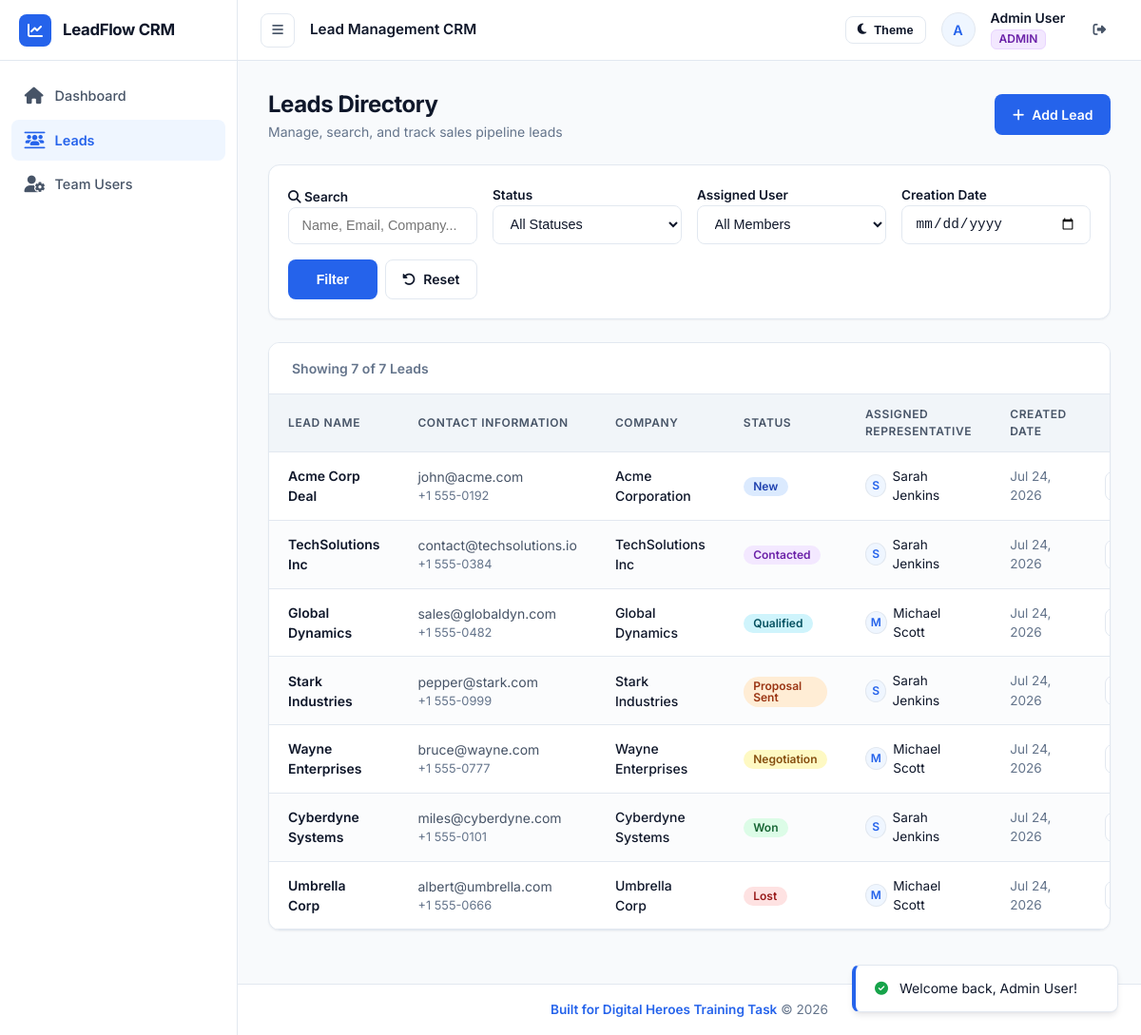
Page /public/leads (signed in) on the committed database.
### tables this page shows
CREATE TABLE `users` (
  `id` INT UNSIGNED AUTO_INCREMENT PRIMARY KEY,
  `name` VARCHAR(191) NOT NULL,
  `email` VARCHAR(191) NOT NULL UNIQUE,
  `password` VARCHAR(255) NOT NULL,
  `role` ENUM('ADMIN', 'MEMBER') NOT NULL DEFAULT 'MEMBER',
  `created_at` TIMESTAMP DEFAULT CURRENT_TIMESTAMP,
  `updated_at` TIMESTAMP DEFAULT CURRENT_TIMESTAMP ON UPDATE CURRENT_TIMESTAMP,
  INDEX `idx_users_email` (`email`),
  INDEX `idx_users_role` (`role`)
);

CREATE TABLE `leads` (
  `id` INT UNSIGNED AUTO_INCREMENT PRIMARY KEY,
  `name` VARCHAR(191) NOT NULL,
  `email` VARCHAR(191) NOT NULL,
  `phone` VARCHAR(50) DEFAULT NULL,
  `company` VARCHAR(191) DEFAULT NULL,
  `source` VARCHAR(100) DEFAULT NULL,
  `status` ENUM('New', 'Contacted', 'Qualified', 'Proposal Sent', 'Negotiation', 'Won', 'Lost') NOT NULL DEFAULT 'New',
  `assigned_to` INT UNSIGNED DEFAULT NULL,
  `created_by` INT UNSIGNED NOT NULL,
  `created_at` TIMESTAMP DEFAULT CURRENT_TIMESTAMP,
  `updated_at` TIMESTAMP DEFAULT CURRENT_TIMESTAMP ON UPDATE CURRENT_TIMESTAMP,
  INDEX `idx_leads_status` (`status`),
  INDEX `idx_leads_assigned_to` (`assigned_to`),
  INDEX `idx_leads_created_by` (`created_by`),
  INDEX `idx_leads_email` (`email`),
  INDEX `idx_leads_created_at` (`created_at`),
  CONSTRAINT `fk_leads_assigned_to` FOREIGN KEY (`assigned_to`) REFERENCES `users` (`id`) ON DELETE SET NULL ON UPDATE CASCADE,
  CONSTRAINT `fk_leads_created_by` FOREIGN KEY (`created_by`) REFERENCES `users` (`id`) ON DELETE CASCADE ON UPDATE CASCADE
);

### views/leads/index.php (the view, shortened to what the rows shown need)
<?php
$isAdmin = \App\Core\Auth::isAdmin();
?>
<div style="display: flex; justify-content: space-between; align-items: center; margin-bottom: 1.5rem; flex-wrap: wrap; gap: 1rem;">
    <div>
        <h1 style="font-size: 1.5rem; font-weight: 700; color: var(--text-primary); letter-spacing: -0.02em;">Leads Directory</h1>
        <p style="color: var(--text-muted); font-size: 0.875rem;">Manage, search, and track sales pipeline leads</p>
    </div>
    <?php if ($isAdmin): ?>
        <a href="<?= base_url('/leads/create') ?>" class="btn btn-primary">
            <i class="fa-solid fa-plus"></i>
            <span>Add Lead</span>
        </a>
    <?php endif; ?>
</div>
<div class="table-card" style="padding: 1.25rem; margin-bottom: 1.5rem;">
    <form action="<?= base_url('/leads') ?>" method="GET" style="display: grid; grid-template-columns: repeat(auto-fit, minmax(180px, 1fr)); gap: 1rem; align-items: end;">
        <div>
            <label class="form-label" for="search"><i class="fa-solid fa-magnifying-glass"></i> Search</label>
            <input type="text" id="search" name="search" class="form-control" placeholder="Name, Email, Company..." value="<?= e($filters['search'] ?? '') ?>">
        </div>
        <div>
            <label class="form-label" for="status">Status</label>
            <select id="status" name="status" class="form-control">
                <option value="">All Statuses</option>
            </select>
        </div>
        <?php if ($isAdmin): ?>
        <div>
            <label class="form-label" for="assigned_to">Assigned User</label>
            <select id="assigned_to" name="assigned_to" class="form-control">
                <option value="">All Members</option>
            </select>
        </div>
        <?php endif; ?>
        <div>
            <label class="form-label" for="date">Creation Date</label>
            <input type="date" id="date" name="date" class="form-control" value="<?= e($filters['date'] ?? '') ?>">
        </div>
        <div style="display: flex; gap: 0.5rem;">
            <button type="submit" class="btn btn-primary" style="flex: 1;">Filter</button>
            <a href="<?= base_url('/leads') ?>" class="btn btn-secondary"><i class="fa-solid fa-rotate-left"></i> Reset</a>
        </div>
    </form>
</div>
<div class="table-card">
    <div class="table-header-bar">
        <span style="font-weight: 600; font-size: 0.875rem; color: var(--text-muted);">
            Showing <?= count($leadsData['data']) ?> of <?= $leadsData['total'] ?> Leads
        </span>
    </div>
    <div style="overflow-x: auto;">
        <table class="crm-table">
            <thead>
                <tr>
                    <th>Lead Name</th>
                    <th>Contact Information</th>
                    <th>Company</th>
                    <th>Status</th>
                    <th>Assigned Representative</th>
                    <th>Created Date</th>
                    <th style="text-align: right;">Actions</th>
                </tr>
            </thead>
            <tbody>
                <?php if (empty($leadsData['data'])): ?>
                    <tr>
                        <td colspan="7">
                            <div class="empty-state">
                                <div class="empty-state-icon"><i class="fa-solid fa-folder-open"></i></div>
                                <h3 style="font-size: 1rem; font-weight: 600; margin-bottom: 0.25rem;">No leads found</h3>
                                <p style="font-size: 0.85rem; color: var(--text-muted); margin-bottom: 1rem;">Try adjusting your filter search criteria.</p>
                                <?php if ($isAdmin): ?>
                                    <a href="<?= base_url('/leads/create') ?>" class="btn btn-primary"><i class="fa-solid fa-plus"></i> Add First Lead</a>
                                <?php endif; ?>
                            </div>
                        </td>
                    </tr>
                <?php else: ?>
                    <?php foreach ($leadsData['data'] as $lead): ?>
                        <?php
                            $statusSlug = strtolower(str_replace(' ', '', $lead['status']));
                        ?>
                        <tr>
                            <td>
                                <a href="<?= base_url('/leads/' . $lead['id']) ?>" style="font-weight: 600; color: var(--text-primary);">
                                    <?= e($lead['name']) ?>
                                </a>
                            </td>
                            <td>
                                <div><a href="mailto:<?= e($lead['email']) ?>" style="color: var(--text-secondary);"><?= e($lead['email']) ?></a></div>
                                <div style="font-size: 0.8rem; color: var(--text-muted);"><?= e($lead['phone'] ?? '-') ?></div>
                            </td>
                            <td style="font-weight: 500;"><?= e($lead['company'] ?? '-') ?></td>
                            <td>
                                <span class="status-badge status-<?= $statusSlug ?>">
                                    <?= e($lead['status']) ?>
                                </span>
                            </td>
                            <td>
                                <?php if ($lead['assigned_to_name']): ?>
                                    <span style="display: inline-flex; align-items: center; gap: 0.4rem; font-size: 0.85rem;">
                                        <span class="user-avatar-badge" style="width: 24px; height: 24px; font-size: 0.75rem;"><?= strtoupper(substr($lead['assigned_to_name'], 0, 1)) ?></span>
                                        <?= e($lead['assigned_to_name']) ?>
                                    </span>
                                <?php else: ?>
                                    <span style="color: var(--text-muted); font-style: italic;">Unassigned</span>
                                <?php endif; ?>
                            </td>
                            <td style="font-size: 0.85rem; color: var(--text-muted);">
                                <?= date('M d, Y', strtotime($lead['created_at'])) ?>
                            </td>
                            <td style="text-align: right;">
                                <div style="display: inline-flex; gap: 0.4rem;">
                                    <a href="<?= base_url('/leads/' . $lead['id']) ?>" class="btn btn-secondary" style="padding: 0.3rem 0.6rem; font-size: 0.8rem;" title="View Details">
                                    </a>
                                </div>
                            </td>
                        </tr>
                    <?php endforeach; ?>
                <?php endif; ?>
            </tbody>
        </table>
    </div>
</div>
<?php
require BASE_PATH . '/views/layouts/main.php';
?>

### app/Core/Router.php (shortened to what the rows shown need)
<?php
class Router
{
    private Request $request;
    private array $routes = [];
    private array $groupMiddleware = [];
    public function __construct(Request $request)
    {
        $this->request = $request;
    }
    public function group(array $attributes, callable $callback): void
    {
        $previousGroupMiddleware = $this->groupMiddleware;
        if (isset($attributes['middleware'])) {
            $this->groupMiddleware = array_merge($this->groupMiddleware, (array) $attributes['middleware']);
        }
        $this->groupMiddleware = $previousGroupMiddleware;
    }
    private function addRoute(string $method, string $path, array $handler, array $middleware = []): self
    {
        $allMiddleware = array_merge($this->groupMiddleware, $middleware);
        $this->routes[] = [
            'method' => strtoupper($method),
            'path' => '/' . trim($path, '/'),
            'handler' => $handler,
            'middleware' => $allMiddleware
        ];
        return $this;
    }
    public function dispatch(): void
    {
        $requestMethod = $this->request->getMethod();
        $requestUri = '/' . trim($this->request->getUri(), '/');
        foreach ($this->routes as $route) {
            if ($route['method'] !== $requestMethod) {
                continue;
            }
            $pattern = preg_replace('/\{([a-zA-Z0-9_]+)\}/', '(?P<$1>[^/]+)', $route['path']);
            $pattern = '#^' . $pattern . '$#';
            if (preg_match($pattern, $requestUri, $matches)) {
                $params = array_filter($matches, 'is_string', ARRAY_FILTER_USE_KEY);
                foreach ($route['middleware'] as $middlewareClass) {
                    $middleware = new $middlewareClass();
                    $middleware->handle($this->request);
                }
                [$controllerClass, $method] = $route['handler'];
                $controller = new $controllerClass();
                call_user_func_array([$controller, $method], array_merge([$this->request], $params));
                return;
            }
        }
    }
}

### views/partials/navbar.php
<?php $currentUser = \App\Core\Auth::user(); ?>
<nav class="top-navbar">
    <div class="navbar-left">
        <button type="button" class="menu-toggle-btn" id="menuToggleBtn" title="Toggle Navigation">
            <i class="fa-solid fa-bars"></i>
        </button>
        <span style="font-size: 0.95rem; font-weight: 600; color: var(--text-primary);">
            Lead Management CRM
        </span>
    </div>
    <div class="user-nav-group">
        <button type="button" class="btn btn-secondary" id="themeToggleBtn" style="padding: 0.4rem 0.75rem; font-size: 0.8rem;">
            <i class="fa-solid fa-moon"></i>
            <span>Theme</span>
        </button>
        <?php if ($currentUser): ?>
            <div class="user-avatar-badge">
                <?= strtoupper(substr($currentUser['name'], 0, 1)) ?>
            </div>
            <div style="display: flex; flex-direction: column; line-height: 1.2;">
                <span style="font-weight: 600; font-size: 0.875rem; color: var(--text-primary);"><?= e($currentUser['name']) ?></span>
                <span class="badge-role <?= $currentUser['role'] === 'ADMIN' ? 'badge-admin' : 'badge-member' ?>" style="width: fit-content; margin-top: 0.15rem;">
                    <?= $currentUser['role'] ?>
                </span>
            </div>
            <a href="<?= base_url('/logout') ?>" class="btn btn-ghost" style="padding: 0.4rem 0.75rem; font-size: 0.85rem;" title="Sign Out">
                <i class="fa-solid fa-right-from-bracket"></i>
            </a>
        <?php endif; ?>
    </div>
</nav>

### rows in the picture
users: name "A", name "Admin User", role "ADMIN"
leads: id "7", name "Umbrella Corp", email "albert@umbrella.com", phone "+1 555-0666", company "Umbrella Corp", status "Lost", assigned_to.name "M", assigned_to.name "Michael Scott", created_at "Jul 24, 2026"
leads: name "Acme Corp Deal", email "john@acme.com", phone "+1 555-0192", company "Acme Corporation", status "New", assigned_to.name "S", assigned_to.name "Sarah Jenkins", created_at "Jul 24, 2026"
leads: name "TechSolutions Inc", email "contact@techsolutions.io", phone "+1 555-0384", company "TechSolutions Inc", status "Contacted", assigned_to.name "S", assigned_to.name "Sarah Jenkins", created_at "Jul 24, 2026"
leads: name "Global Dynamics", email "sales@globaldyn.com", phone "+1 555-0482", company "Global Dynamics", status "Qualified", assigned_to.name "M", assigned_to.name "Michael Scott", created_at "Jul 24, 2026"
leads: name "Stark Industries", email "pepper@stark.com", phone "+1 555-0999", company "Stark Industries", status "Proposal Sent", assigned_to.name "S", assigned_to.name "Sarah Jenkins", created_at "Jul 24, 2026"
leads: name "Wayne Enterprises", email "bruce@wayne.com", phone "+1 555-0777", company "Wayne Enterprises", status "Negotiation", assigned_to.name "M", assigned_to.name "Michael Scott", created_at "Jul 24, 2026"
leads: name "Cyberdyne Systems", email "miles@cyberdyne.com", phone "+1 555-0101", company "Cyberdyne Systems", status "Won", assigned_to.name "S", assigned_to.name "Sarah Jenkins", created_at "Jul 24, 2026"

### other values in the picture
count($leadsData['data']) "7"
